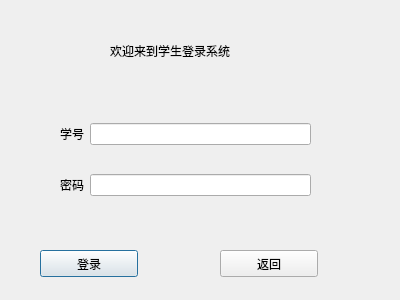
<?xml version="1.0" encoding="UTF-8"?>
<ui version="4.0">
 <class>Stu_log</class>
 <widget class="QDialog" name="Stu_log">
  <property name="geometry">
   <rect>
    <x>0</x>
    <y>0</y>
    <width>400</width>
    <height>300</height>
   </rect>
  </property>
  <property name="windowTitle">
   <string>Dialog</string>
  </property>
  <widget class="QPushButton" name="login">
   <property name="geometry">
    <rect>
     <x>40</x>
     <y>250</y>
     <width>98</width>
     <height>27</height>
    </rect>
   </property>
   <property name="text">
    <string>登录</string>
   </property>
  </widget>
  <widget class="QPushButton" name="ret">
   <property name="geometry">
    <rect>
     <x>220</x>
     <y>250</y>
     <width>98</width>
     <height>27</height>
    </rect>
   </property>
   <property name="text">
    <string>返回</string>
   </property>
  </widget>
  <widget class="QWidget" name="gridLayoutWidget">
   <property name="geometry">
    <rect>
     <x>60</x>
     <y>100</y>
     <width>251</width>
     <height>121</height>
    </rect>
   </property>
   <layout class="QGridLayout" name="gridLayout">
    <item row="1" column="0">
     <widget class="QLabel" name="label_2">
      <property name="text">
       <string>密码</string>
      </property>
     </widget>
    </item>
    <item row="0" column="0">
     <widget class="QLabel" name="label">
      <property name="text">
       <string>学号</string>
      </property>
     </widget>
    </item>
    <item row="0" column="1">
     <widget class="QLineEdit" name="m_id"/>
    </item>
    <item row="1" column="1">
     <widget class="QLineEdit" name="m_psw"/>
    </item>
   </layout>
  </widget>
  <widget class="QLabel" name="label_3">
   <property name="geometry">
    <rect>
     <x>110</x>
     <y>20</y>
     <width>171</width>
     <height>61</height>
    </rect>
   </property>
   <property name="text">
    <string>欢迎来到学生登录系统</string>
   </property>
  </widget>
 </widget>
 <resources/>
 <connections/>
</ui>
